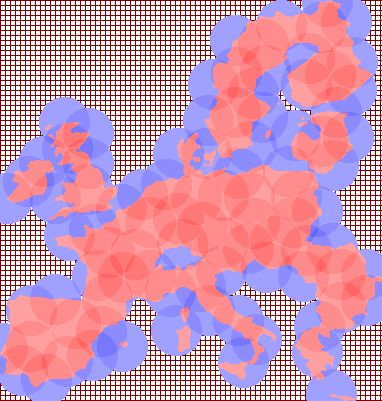

Python code for this plot:
# Optimierung mit Psyco?
#import psyco
#psyco.full()


import sys, os, math
import Image, ImageDraw

# Abbrechen
def abort():
    exit(0)

# Einlesen der Bilddatei mit Hilfe von PIL (Python Imaging Library)
def bild_einlesen(file):
    bild = None
    try:
        bild = Image.open(file)
    except IOError:
        print "Bilddatei ungueltig."
        abort()
    print "Bilddatei erfolgreich geladen."
    return bild

# Abspeichern eines Bildes mit PIL (Python Imaging Library)
def bild_speichern(bild, file):
    try:
        bild.save(file)
    except IOError:
        print "Bild konnte nicht gespeichert werden."
        abort()
    print "Bild gespeichert."

def flaeche_einlesen(dateiname):
    flaeche = []
    
    try:
        datei = open(dateiname, "r")
        datei.readline() # erste Zeile ist immer "P1"
        breite_hoehe = datei.readline()
        while True:
            try:
                (breite, hoehe) = breite_hoehe.split(" ")
                break
            except ValueError:
                breite_hoehe = datei.readline()
        
        breite = int(breite)
        hoehe = int(hoehe)
        daten = "".join(datei.readlines())
        daten = daten.replace("\r", "")
        daten = daten.replace("\n", "")
        for position_hoehe in xrange(0, hoehe):
            zeile = []
            for position_breite in xrange(0, breite):
                zeile.append(0)
            for position_breite in xrange(0, breite):
                zahl = daten[position_hoehe*breite+position_breite]
                try:
                    zeile[position_breite] = int(zahl)
                except ValueError:
                    print "no int: #"+str(zahl)+"#"
                    pass
            flaeche.append(zeile)
        return [breite, hoehe, flaeche]
    except IOError:
        print "Fehler beim Einlesen..."
        sys.exit(1)

# Hier wird der Standort bewertet
# flaeche: Die Karte als zweidimensionales Array
# breite_karte, hoehe_karte: Die Groesse der Karte
# kreis_punkte: Die relativen Koordinaten, die durch den Kreis abgedeckt werden
# breite_position, hoehe_position: Die Position des Standortes auf der Karte
def bewertung_standort(flaeche, breite_karte, hoehe_karte, kreis_punkte, breite_position, hoehe_position):
    flaeche_abdeckung = 0.0
    flaeche_abzudecken = 0.0
    
    # Fuer alle von dem Kreis abgedeckten Punkte
    for (x, y) in kreis_punkte:
        flaeche_abdeckung += 1
        # Wenn der Punkt, relativ zum Standort, auf der Karte liegt und aus noch nicht abgedecktem Land besteht
        if (y+hoehe_position >= 0 and y+hoehe_position < hoehe_karte) and (x+breite_position >= 0 and x+breite_position < breite_karte) and flaeche[y+hoehe_position][x+breite_position] == 1:
            flaeche_abzudecken += 1
    
    quotient_abdeckflaeche = flaeche_abdeckung
    quotient_abzudeckflaeche = flaeche_abzudecken / quotient_abdeckflaeche
    if quotient_abzudeckflaeche > 0:
        return {"wird_abgedeckt": quotient_abdeckflaeche, "soll_abgedeckt_werden": quotient_abzudeckflaeche}
    else:
        return None

# Zeichne ein Raster
def zeichne_raster(karte_als_bild, breite_karte, hoehe_karte):
    print "Breite der Karte:", breite_karte
    print "Hoehe der Karte:", hoehe_karte
    for position_x in xrange(0, breite_karte):
        if position_x % 5 == 0:
            zeichnen = ImageDraw.Draw(karte_als_bild)
            zeichnen.line((position_x, 0) + (position_x, hoehe_karte), fill=128)
            del zeichnen
    for position_y in xrange(0, hoehe_karte):
        if position_y % 5 == 0:
            zeichnen = ImageDraw.Draw(karte_als_bild)
            zeichnen.line((0, position_y) + (breite_karte, position_y), fill=128)
            del zeichnen

# Lese die Bilddateien ein
[ breite_karte, hoehe_karte, flaeche_karte ] = flaeche_einlesen("map.pbm")
[ breite_kreis, hoehe_kreis, flaeche_kreis ] = flaeche_einlesen("circle.pbm")
# Bestimme die Punkte, die vom Kreis (bzw. von der Schablone) abgedeckt werden
kreis_punkte = []
for y in xrange(0, hoehe_kreis):
    for x in xrange(0, breite_kreis):
        if flaeche_kreis[y][x]:
            kreis_punkte.append((x, y))

# Karte als Bild einlesen, um das Ergebnis eintragen und abspeichern zu koennen
karte_als_bild = bild_einlesen("map.png").convert("RGB")
# Das Raster zeichnen
zeichne_raster(karte_als_bild, breite_karte, hoehe_karte)

pix = karte_als_bild.load()

# Hier beginnt die Senderbestimmung
anzahl_sender = 0
sender = []
schon_abgedeckt_durch_sender = {}
while True:
    etwas_veraendert = 0
    abdeckung_noetig = {}
    schon_zum_abdecken_vorgemerkt = {}
    fertig = 0
    # Die "Spalte" auf der Karte
    for position_x in xrange(-breite_kreis, breite_karte):
        if fertig:
            break
        if position_x % 10 == 0:
            print "Spalte:", position_x
        # Die "Zeile" auf der Karte
        for position_y in xrange(-hoehe_kreis, hoehe_karte):
            
            # Steht hier schon ein Sender?
            try:
                schon_abgedeckt_durch_sender[str(position_x)+","+str(position_y)]
                continue
            except KeyError:
                pass

            # Wenn der Punkt auf der Karte liegt:
            if (position_y+hoehe_kreis/2 >= 0 and position_y+hoehe_kreis/2 < hoehe_karte) and (position_x+breite_kreis/2 >= 0 and position_x+breite_kreis/2 < breite_karte) and flaeche_karte[position_y+hoehe_kreis/2][position_x+breite_kreis/2] == 1:
                # Bestimme den Wert des Standortes, wenn dort ein Sender steht
                werte = bewertung_standort(flaeche_karte, breite_karte, hoehe_karte, kreis_punkte, position_x, position_y)
                # Kein Wert, bspw. im Meer:
                if not werte:
                    schon_abgedeckt_durch_sender[str(position_x)+","+str(position_y)] = 1
                    continue
                if werte["soll_abgedeckt_werden"] <= 0:
                    schon_abgedeckt_durch_sender[str(position_x)+","+str(position_y)] = 1
                    continue
               
                # Eintragen in den Hash
                try:
                    abdeckung_noetig[werte["soll_abgedeckt_werden"]]
                except KeyError:
                    key = str(position_x)+","+str(position_y)
                    abdeckung_noetig[werte["soll_abgedeckt_werden"]] = (position_x, position_y, werte, key)
                if werte["soll_abgedeckt_werden"] == 1:
                    fertig = 1
                    break

    # Sind wir fertig?
    if not len(abdeckung_noetig):
        break
    
    # Den besten noch uebrigen Senderstandort bestimmen...
    item = abdeckung_noetig[max(abdeckung_noetig.keys())]
    while item in sender:
        abdeckung_noetig.remove(item)
        item = abdeckung_noetig[max(abdeckung_noetig.keys())]
    
    if not item in sender:
        # ... eintragen ...
        sender.append(item)
        (position_x, position_y, werte, key) = item
        anzahl_sender += 1
        print "Installierte Sender: ", anzahl_sender, "(dieser: Abdeckung: ", werte["soll_abgedeckt_werden"]*100, "%)"
        schon_abgedeckt_durch_sender[key] = 1
        # ... und zeichnen
        for position_x_kreis in xrange(0, breite_kreis):
            for position_y_kreis in xrange(0, hoehe_kreis):
                if flaeche_kreis[position_y_kreis][position_x_kreis]:
                    # Hier werden die Pixel auf der Karte eingetragen
                    try:
                        if flaeche_karte[position_y+position_y_kreis][position_x+position_x_kreis] > 0:
                            # Hier wird eingetragen, das der Punkt im EInflussbereich eines Senders liegt, und aus Land besteht
                            flaeche_karte[position_y+position_y_kreis][position_x+position_x_kreis] += 1
                            
                            pixeltupel = pix[position_x+position_x_kreis, position_y+position_y_kreis]
                            if pixeltupel[0] == 255 and pixeltupel[1] % 20 == 0:
                                pixeltupel = (pixeltupel[0], pixeltupel[1]-20, pixeltupel[2]-20)
                            else:
                                pixeltupel = (255, 160, 160)
                            pix[position_x+position_x_kreis, position_y+position_y_kreis] = pixeltupel
                        else:
                            # Hier wird eingetragen, das der Punkt im EInflussbereich eines Senders liegt, und aus Meer besteht
                            flaeche_karte[position_y+position_y_kreis][position_x+position_x_kreis] -= 1
                            
                            pixeltupel = pix[position_x+position_x_kreis, position_y+position_y_kreis]
                            if pixeltupel[2] == 255 and pixeltupel[0] % 20 == 0:
                                pixeltupel = (pixeltupel[0]-20, pixeltupel[1]-20, pixeltupel[2])
                            else:
                                pixeltupel = (160, 160, 255)
                            pix[position_x+position_x_kreis, position_y+position_y_kreis] = pixeltupel
                        etwas_veraendert = 1
                    except IndexError:
                        pass
        # Ein Fehler ist aufgetreten
        if not etwas_veraendert:
            anzahl_sender -= 1
            print "Es war ein ungueltiger Sender."
            print "Installierte Sender: ", anzahl_sender
    else:
        # Es wurde nichts veraendert, wir sind wohl fertig
        if not etwas_veraendert:
            break
        
    # Karte abspeichern
    if etwas_veraendert:
        bild_speichern(karte_als_bild, "map_2.png")
                            
